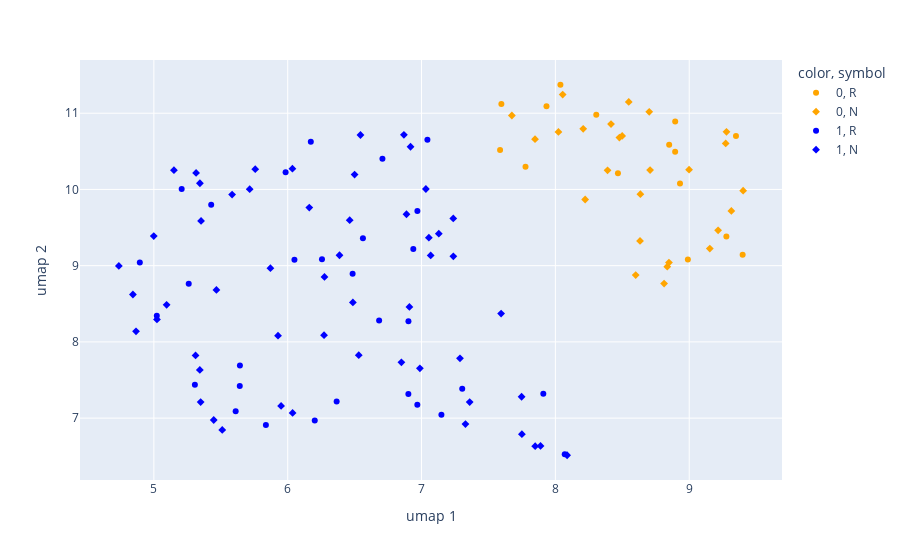

The notebook cell saved with this chart:
### Code cell
# dimensionality reduction and visualization using UMAP

um = umap.UMAP()
embedded_data_2d = um.fit_transform(embedded_data['embedding'].tolist())

color_map = {
    '0' : 'orange',
    '1' : 'blue'
}

fig = px.scatter(x = embedded_data_2d[:, 0], y = embedded_data_2d[:, 1], color = model.labels_.astype(str), color_discrete_map = color_map, symbol = labels['Response'])
fig.update_layout(xaxis_title = 'umap 1', yaxis_title = 'umap 2')

fig.show()

### Figure 1 — Plotly figure (JSON) as saved in the notebook; plotly's stock layout.template omitted (floating-point values rounded to 4 significant figures)
{"data": [{"hovertemplate": "color=0<br>symbol=R<br>x=%{x}<br>y=%{y}<extra></extra>", "legendgroup": "0, R", "marker": {"color": "orange", "symbol": "circle"}, "mode": "markers", "name": "0, R", "orientation": "v", "showlegend": true, "type": "scatter", "x": [8.895, 8.038, 7.777, 8.85, 7.587, 9.349, 7.934, 8.468, 9.399, 8.306, 9.278, 8.931, 8.99, 7.597, 8.895], "xaxis": "x", "y": [10.5, 11.37, 10.3, 10.59, 10.52, 10.7, 11.09, 10.21, 9.143, 10.98, 9.383, 10.08, 9.08, 11.12, 10.89], "yaxis": "y"}, {"hovertemplate": "color=0<br>symbol=N<br>x=%{x}<br>y=%{y}<extra></extra>", "legendgroup": "0, N", "marker": {"color": "orange", "symbol": "diamond"}, "mode": "markers", "name": "0, N", "orientation": "v", "showlegend": true, "type": "scatter", "x": [9.216, 9.315, 9.278, 8.548, 8.223, 8.39, 8.055, 8.478, 8.416, 9.403, 8.849, 8.635, 9.154, 8.499, 8.701, 9.273, 8.6, 8.023, 8.812, 7.848, 8.999, 8.633, 8.708, 8.208, 8.836, 7.675], "xaxis": "x", "y": [9.464, 9.718, 10.76, 11.15, 9.868, 10.25, 11.24, 10.68, 10.86, 9.984, 9.041, 9.938, 9.224, 10.7, 11.02, 10.6, 8.877, 10.75, 8.765, 10.66, 10.26, 9.324, 10.25, 10.79, 8.987, 10.97], "yaxis": "y"}, {"hovertemplate": "color=1<br>symbol=R<br>x=%{x}<br>y=%{y}<extra></extra>", "legendgroup": "1, R", "marker": {"color": "blue", "symbol": "circle"}, "mode": "markers", "name": "1, R", "orientation": "v", "showlegend": true, "type": "scatter", "x": [6.938, 8.07, 6.562, 6.969, 7.148, 6.202, 6.683, 7.91, 5.837, 5.306, 6.902, 6.902, 6.256, 7.044, 7.304, 5.022, 6.708, 5.428, 6.366, 5.643, 4.895, 6.173, 5.642, 6.969, 5.984, 5.611, 6.05, 5.26, 6.485, 5.208], "xaxis": "x", "y": [9.22, 6.525, 9.359, 9.717, 7.046, 6.968, 8.282, 7.319, 6.91, 7.438, 8.272, 7.318, 9.083, 10.65, 7.386, 8.343, 10.4, 9.799, 7.218, 7.69, 9.042, 10.63, 7.422, 7.176, 10.23, 7.091, 9.078, 8.764, 8.893, 10.0], "yaxis": "y"}, {"hovertemplate": "color=1<br>symbol=N<br>x=%{x}<br>y=%{y}<extra></extra>", "legendgroup": "1, N", "marker": {"color": "blue", "symbol": "diamond"}, "mode": "markers", "name": "1, N", "orientation": "v", "showlegend": true, "type": "scatter", "x": [5.871, 5.023, 7.238, 6.271, 7.129, 5.311, 4.738, 7.36, 6.487, 7.849, 6.918, 7.328, 8.088, 7.889, 5.716, 5.951, 5.315, 4.843, 6.544, 5.757, 5.928, 7.75, 6.868, 7.237, 6.909, 5.585, 5.349, 7.594, 6.387, 7.748, 4.867, 6.463, 5.467, 6.161, 7.032, 5.353, 6.85, 6.887, 5.344, 5.447, 6.988, 5.343, 6.035, 5.15, 6.531, 5.511, 7.287, 7.068, 7.055, 4.999, 6.5, 5.095, 6.037, 6.275], "xaxis": "x", "y": [8.967, 8.295, 9.123, 8.088, 9.419, 7.823, 8.997, 7.211, 8.517, 6.632, 10.56, 6.923, 6.513, 6.635, 10.0, 7.16, 10.22, 8.622, 10.71, 10.27, 8.082, 6.79, 10.72, 9.62, 8.458, 9.932, 7.21, 8.371, 9.137, 7.28, 8.138, 9.596, 8.682, 9.762, 10.01, 9.587, 7.732, 9.674, 10.08, 6.976, 7.653, 7.632, 10.27, 10.25, 7.825, 6.845, 7.785, 9.134, 9.367, 9.388, 10.2, 8.487, 7.068, 8.853], "yaxis": "y"}], "layout": {"legend": {"title": {"text": "color, symbol"}, "tracegroupgap": 0}, "margin": {"t": 60}, "xaxis": {"anchor": "y", "domain": [0, 1], "title": {"text": "umap 1"}}, "yaxis": {"anchor": "x", "domain": [0, 1], "title": {"text": "umap 2"}}}}
